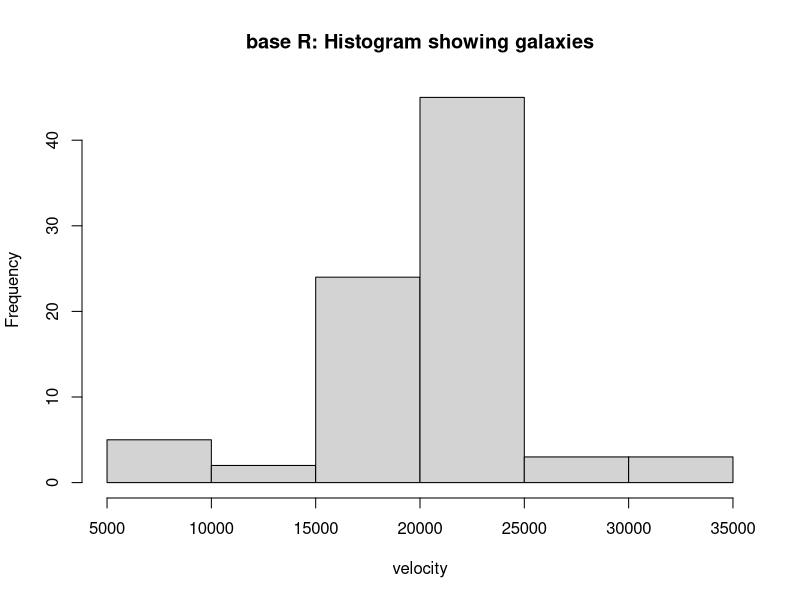
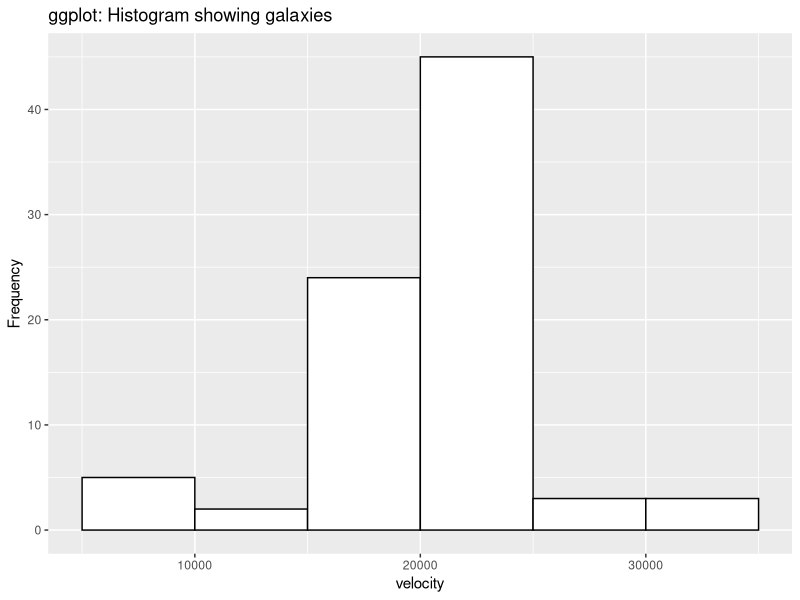
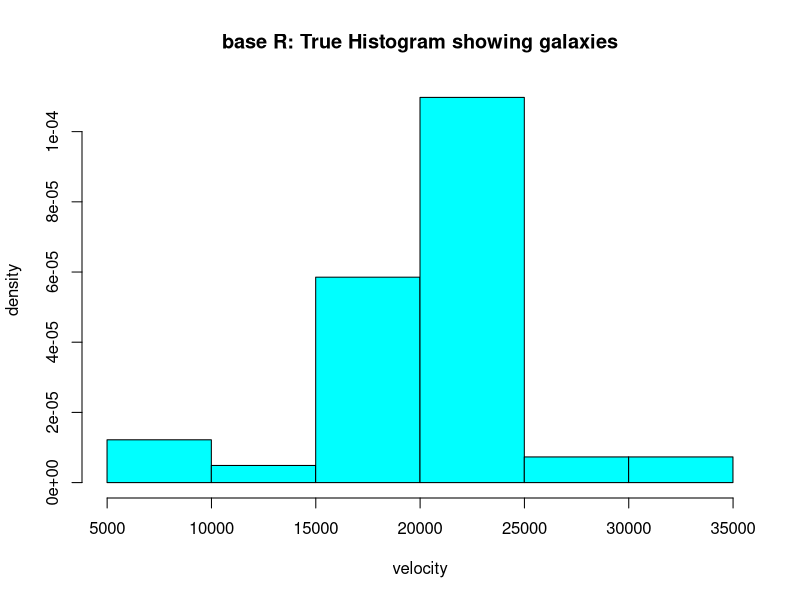
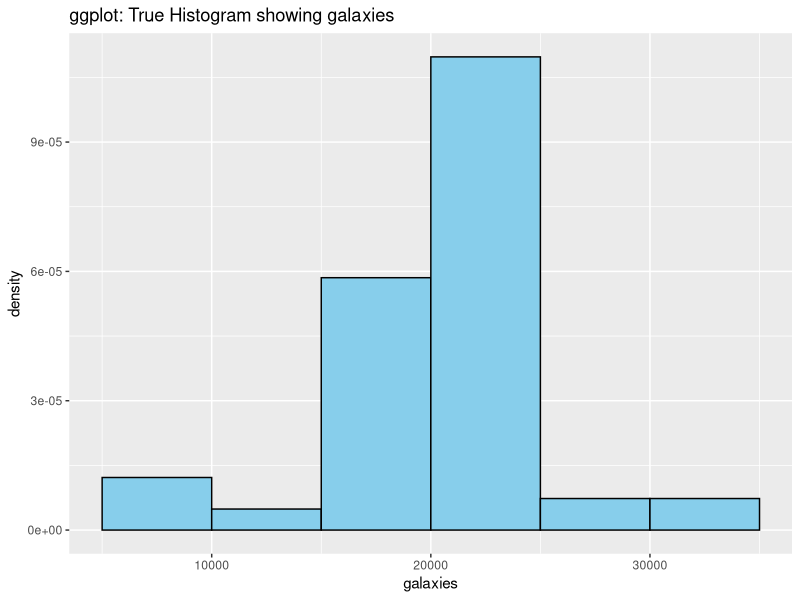
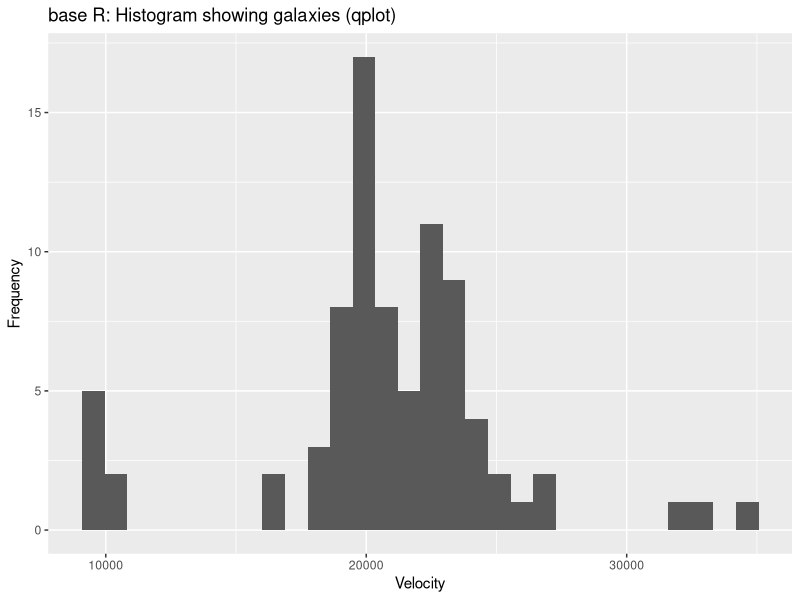
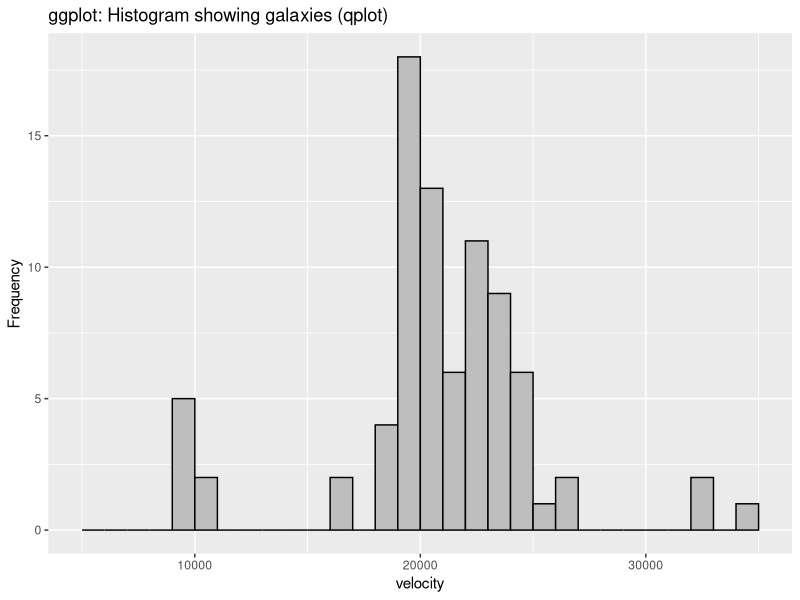
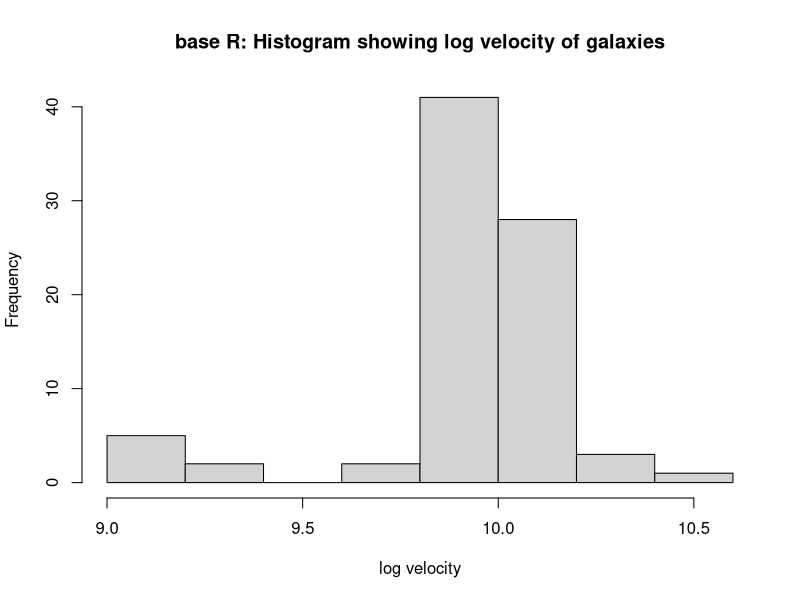
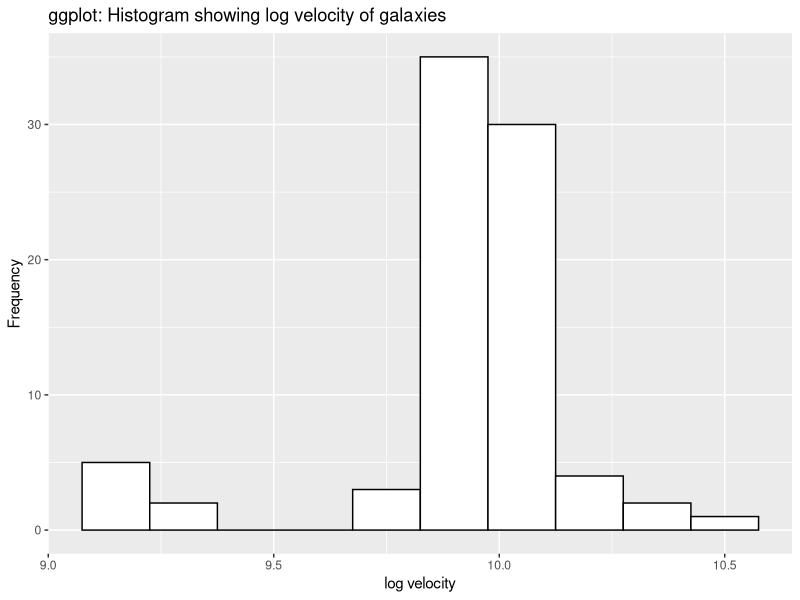

These figures' R source, in order:
## ---- chunk 1
library(MASS)
library(ggplot2)
# Load the data
data(galaxies)
# #set the vector of numeric velocities to dataframe
# galaxies <- as.data.frame(galaxies)
# #rename the single column in the galaxies dataframe to Velocity
# names(galaxies) <- 'Velocity'
# #replace the typo with the correct numeric value
# # galaxies[78,1] <- 26960
# #add the log velocity column
# galaxies <- galaxies %>%
#   mutate(loggalaxies = log(Velocity))

message("# 1a.", " ")

# histogram
message("Using hist and geom_histogram:", " ")
#set the figure position
# par(fig=c(0,1,0,1),new=T)
#draw the histogram
hist(galaxies,
     xlab = 'velocity',
     main = 'base R: Histogram showing galaxies',
     ylab = 'Frequency', freq = TRUE)

ggplot() + aes(galaxies) +
  geom_histogram(binwidth = 5000, breaks = c(seq(5000, 35000, 5000)), boundary = NULL, fill = 'white', color = "black") +
  labs(title = 'ggplot: Histogram showing galaxies', x= "velocity", y = "Frequency")

# truehist
message("Using truehist and geom_histogram():", " ")
# par(fig=c(0,1,0,1),new=T)
#draw the histogram
truehist(galaxies,
         xlab = 'velocity',
         main = 'base R: True Histogram showing galaxies',
         ylab = 'density')
######### *****
# ggplot() + aes(galaxies) +
#   geom_histogram(binwidth = 5000, bins = 10, boundary = NULL, fill = 'skyblue', color = "black") +
#   labs(x = "velocity", title = 'ggplot: True Histogram showing galaxies') 

BINS <- 6
BREAKS <- seq(5000, 35000, length.out = BINS + 1)
BINWIDTH <- BREAKS[2] - BREAKS[1]
# Frequency
# ggplot() + aes(galaxies) + geom_histogram(binwidth = BINWIDTH, boundary = NULL, fill = 'skyblue', color = "black", closed = "left") 
# Density
ggplot() + aes(galaxies) + geom_histogram(aes(y = ..density..), binwidth = BINWIDTH, breaks = c(seq(5000, 35000, 5000)), boundary = NULL, fill = 'skyblue', color = "black", closed = "left") + 
labs(title = "ggplot: True Histogram showing galaxies")
######




# qplot
message("Using qplot:", " ")
qplot(galaxies) +
  labs(title='base R: Histogram showing galaxies (qplot)',
       x='Velocity',
       y='Frequency')


BINS <- 30
BREAKS <- seq(5000, 35000, length.out = BINS + 1)
BINWIDTH <- BREAKS[2] - BREAKS[1]
ggplot() + aes(galaxies) +
  geom_histogram(bins = BINS, breaks = BREAKS, binwidth = BINWIDTH, boundary = NULL, fill = 'grey', color = "black") +
  labs(x = "velocity", y= "Frequency", title = 'ggplot: Histogram showing galaxies (qplot)')


message("# 1b.", " ")

loggalaxies <- log(galaxies)
# histogram
message("Using hist and geom_histogram:", " ")
#set the figure position
# par(fig=c(0,1,0,1),new=T)
#draw the histogram
hist(loggalaxies,
     xlab = 'log velocity',
     main = 'base R: Histogram showing log velocity of galaxies',
     ylab = 'Frequency', freq = TRUE)


BINS <- 7
BREAKS <- seq(9, 10.5, length.out = BINS + 1)
BINWIDTH <- BREAKS[2] - BREAKS[1]
ggplot() + aes(loggalaxies) +
  geom_histogram(binwidth = .15, bins = 8, boundary = NULL, fill = 'white', color = "black") +
  labs(x = "log velocity", y = "Frequency", title = 'ggplot: Histogram showing log velocity of galaxies')

# truehist
message("Using truehist and geom_histogram():", " ")
# par(fig=c(0,1,0,1),new=T)
#draw the histogram
truehist(loggalaxies,
         xlab = 'log velocity of galaxies',
         main = 'base R: True Histogram of log velocity of galaxies',
         ylab = 'density')
######### *****
# ggplot() + aes(loggalaxies) +
#   geom_histogram(binwidth = 0.1, bins = 0.1, boundary = NULL, fill = 'skyblue', color = "black") +
#   labs(x = "log velocity", title = 'ggplot: True Histogram showing log velocity of galaxies') 

BINS <- 7
BREAKS <- seq(9, 10.5, length.out = BINS + 1)
BINWIDTH <- BREAKS[2] - BREAKS[1]
# ggplot() + aes(loggalaxies) + geom_histogram(binwidth = BINWIDTH, boundary = NULL, fill = 'skyblue', color = "black", closed = "left") # Frequency
ggplot() + aes(loggalaxies) + geom_histogram(aes(y = ..density..), binwidth = BINWIDTH, bins = BINS, breaks = BREAKS, boundary = NULL, fill = 'skyblue', color = "black", closed = "left") +
labs(title = "ggplot: True Histogram of log velocity of galaxies")

######


# qplot
message("Using qplot:", " ")
qplot(loggalaxies) +
  labs(title='base R: Histogram of log velocity of galaxies (qplot)',
       x='log velocity of Galaxies',
       y='Frequency')


ggplot() + aes(loggalaxies) +
  geom_histogram(bins = 30, boundary = NULL, fill = 'grey', color = "black") +
  labs(x = "log velocity", title = 'ggplot: Histogram showing log velocity of Galaxies (qplot)')

message ("# 1c.", " ")

truehist(galaxies,ymax=0.0002,col="blue", main="base R: Gaussian Over Smooth")
lines(density(galaxies,kernel="gaussian",bw=5000),col="red")

BINS <- 6
BREAKS <- seq(5000, 35000, length.out = BINS + 1)
BINWIDTH <- BREAKS[2] - BREAKS[1]
ggplot() +
  aes(galaxies) +
  geom_histogram(aes(y=..density..), bins = BINS, binwidth = BINWIDTH, breaks = BREAKS, boundary = NULL, fill = 'blue', color = "black", closed = "left") +
  stat_density(kernel = "gaussian", bw = 5000, fill = NA, col = "red") +
  labs(title = "ggplot: Gaussian Over Smooth")

truehist(galaxies,ymax=0.0002,col="blue", main="base R: Gaussian Under Smooth")
lines(density(galaxies,kernel="gaussian",bw=500),col="red")

BINS <- 6
# BREAKS <- seq(5000, 35000, length.out = BINS + 1)
# BINWIDTH <- BREAKS[2] - BREAKS[1]
ggplot() +
  aes(galaxies) +
  geom_histogram(aes(y=..density..), bins = BINS, binwidth = BINWIDTH, breaks = BREAKS, boundary = NULL, fill = 'blue', color = "black", closed = "left") +
  stat_density(kernel = "gaussian", bw = 500, fill = NA, col = "red") +
  labs(title = "ggplot: Gaussian Under Smooth")

truehist(galaxies,ymax=0.0002,col="blue", main="base R: Gaussian Best Appx")
lines(density(galaxies,kernel="gaussian",bw=1100),col="red")


BINS <- 6
BREAKS <- seq(5000, 35000, length.out = BINS + 1)
BINWIDTH <- BREAKS[2] - BREAKS[1]
ggplot() +
  aes(galaxies) +
  geom_histogram(aes(y=..density..), bins = BINS, binwidth = BINWIDTH, breaks = BREAKS, boundary = NULL, fill = 'blue', color = "black", closed = "left") +
  stat_density(kernel = "gaussian", bw = 1100, fill = NA, col = "red") +
  labs(title = "ggplot: Gaussian Best Appx")

truehist(galaxies,ymax=0.0002,col="green", ylab = "density", main="base R: Triangular Over Smooth")
lines(density(galaxies,kernel="triangular",bw=5000),col="red")

BINS <- 6
BREAKS <- seq(5000, 35000, length.out = BINS + 1)
BINWIDTH <- BREAKS[2] - BREAKS[1]
ggplot() +
  aes(galaxies) +
  geom_histogram(aes(y=..density..), bins = BINS, binwidth = BINWIDTH, breaks = BREAKS, boundary = NULL, fill = 'green', color = "black", closed = "left") +
  stat_density(kernel = "triangular", bw = 5000, fill = NA, col = "red") +
  labs(title = "ggplot: Triangular Over Smooth")

truehist(galaxies,ymax=0.0002,col="green", ylab= "density", main="base R: Triangular Under Smooth")
lines(density(galaxies,kernel="triangular",bw=500),col="red",main="Triangular_Under")

BINS <- 6
BREAKS <- seq(5000, 35000, length.out = BINS + 1)
BINWIDTH <- BREAKS[2] - BREAKS[1]
ggplot() +
  aes(galaxies) +
  geom_histogram(aes(y=..density..), bins = BINS, binwidth = BINWIDTH, breaks = BREAKS, boundary = NULL, fill = 'green', color = "black", closed = "left") +
  stat_density(kernel = "triangular", bw = 500, fill = NA, col = "red") +
  labs(title = "ggplot: Triangular Under Smooth")

truehist(galaxies,ymax=0.0002,col="green", ylab = "density", main="base R: Triangular Best Appx")
lines(density(galaxies,kernel="triangular",bw=1100), col="red",main="Triangular_Appx")

BINS <- 6
BREAKS <- seq(5000, 35000, length.out = BINS + 1)
BINWIDTH <- BREAKS[2] - BREAKS[1]
ggplot() +
  aes(galaxies) +
  geom_histogram(aes(y=..density..), bins = BINS, binwidth = BINWIDTH, breaks = BREAKS, boundary = NULL, fill = 'green', color = "black", closed = "left") +
  stat_density(kernel = "triangular", bw = 1100, fill = NA, col = "red") +
  labs(title = "ggplot: Triangular Best Appx")


# # hist(galaxies, xlab = "Waiting times (in min.)", ylab = "Frequency",
# # probability = TRUE, main = "Rectangular kernel", border = "gray")
# # lines(density(galaxies, bw = 5000, window = "gaussian"))
# # rug(galaxies)
# 
# #construct a stat density plot with ggplot2, adjust = 1 for less smoothing
# p1_g <- ggplot() +
#   stat_density(kernel='gaussian',adjust=1,aes(x=galaxies)) +
#   labs(title = 'Gaussian Kernal Density of Galaxy Velocity',
#        x = 'Galaxy Velocity',
#        y='Density Estimate')
# #construct a stat density plot with ggplot2, adjust = 2 for moderate smoothing
# p2_g <- ggplot() +
#   stat_density(kernel='gaussian',adjust=2,aes(x=galaxies)) +
#   labs(title = 'Gaussian Kernal Density of Galaxy Velocity',
#        x = 'Galaxy Velocity',
#        y='Density Estimate')
# #construct a stat density plot with ggplot2, adjust = 3 for over-smoothing
# p3_g <- ggplot() +
#   stat_density(kernel='gaussian',adjust=3,aes(x=galaxies$Velocity)) +
#   labs(title = 'Gaussian Kernal Density of Galaxy Velocity',
#        x = 'Galaxy Velocity',
#        y='Density Estimate')
# #construct a triangular stat density plot, adjust for less smoothing
# p1_t <- ggplot() +
#   stat_density(kernel='triangular',adjust=1,aes(x=galaxies$Velocity)) +
#   labs(title = 'Triangular Kernal Density of Galaxy Velocity',
#        x = 'Galaxy Velocity',
#        y='Density Estimate')
# #construct a triangular stat density plot, adjust for moderate smoothing
# p2_t <- ggplot() +
#   stat_density(kernel='triangular',adjust=2,aes(x=galaxies$Velocity)) +
#   labs(title = 'Triangular Kernal Density of Galaxy Velocity',
#        x = 'Galaxy Velocity',
#        y='Density Estimate')
# #construct a triangular stat density plot, adjust for over-smoothing
# p3_t <- ggplot() +
#   stat_density(kernel='triangular',adjust=3,aes(x=galaxies)) +
#   labs(title = 'Triangular Kernal Density of Galaxy Velocity',
#        x = 'Galaxy Velocity',
#        y='Density Estimate')


message("# 1e."," ")

# we can use:
library(mclust)
mod=Mclust(galaxies)
print(mod)

print(summary(mod, parameters = TRUE))


#pot the density plot of the model
# par(fig=c(0,1,0,1),new=T)
plot(mod,what="density")
title ("Density plot of the finite mixture model")

# BIC
mclustBIC(galaxies)
## ---- chunk 2
library(HSAUR3)
library(KernSmooth)
library(reshape2)
library(dplyr)

data(birthdeathrates)
head(birthdeathrates)
length(birthdeathrates)
nrow(birthdeathrates)

message ("# 2a", " ")

BDRd <- bkde2D(birthdeathrates, bandwidth = sapply(birthdeathrates, dpik))
contour(x=BDRd$x1, y=BDRd$x2, z=BDRd$fhat,
        main = "base R: Countour Scatterplot of Birth_Death_Rates",
        xlab="Birth Rates", 
        ylab="Death Rates",
        xlim =c(0,60), ylim = c(0,35))
points(birthdeathrates, pch=16, col="red")

ggplot(data=birthdeathrates,aes(birth,death)) + 
  geom_density2d(aes(colour=..level..)) + 
  scale_colour_gradient(low="green",high="red") + 
  theme_bw() +
  geom_point() +
  # geom_text(aes(label=ifelse(death >= 15 | birth >= 35,row.names(birthdeathrates),''),hjust=0, vjust=0)) +
  labs(title='ggplot: Countour Scatterplot of Birth_Death_Rates',
       x='Birth Rate',
       y='Death Rate') +
  scale_x_continuous(limits = c(0,60)) +
  scale_y_continuous(limits = c(0,35))

message("# 2c.", " ")

persp (x=BDRd$x1, y=BDRd$x2, z=BDRd$fhat,
       xlab="Birth Rates", 
       ylab="Death Rates",
       zlab="Estimated Density",
       theta=-35, axes=TRUE, box=TRUE, main = "Perspective plot for birthdeathrates data")

message("# 2d.", " ")
library(mclust)

mod <- Mclust(birthdeathrates)
mod
summary(mod, parameters = TRUE)
message("Value for mod$parameters$mean", " ")
sqrt(mod$parameters$variance$sigmasq)

BIC.data<- as.data.frame(mod$BIC[,])
BIC.data$NumComp<-rownames(BIC.data)
melted.BIC<- reshape2::melt(BIC.data, var.ids= "NumComp")

# length(levels(melted.BIC$variable))

par(mfrow=c(1,1), ask=FALSE)
# BIC
plot(mod, what="BIC", main = "base R: Plot of BIC")

ggplot(melted.BIC, aes(x=as.numeric(NumComp), y=value, colour=variable, group=variable))+
  scale_x_continuous("Number of Components")+
  scale_y_continuous("BIC")+
  scale_colour_hue("")+
  geom_point()+
  geom_line()+
  theme_bw() + 
  labs(title = "ggplot: BIC")

# uncertainty
par(mfrow=c(1,1), ask=FALSE)
plot(mod, what="uncertainty")
title(main = "base R: Plot of uncertainty")

birthdeathrates %>% mutate(uncertainty = mod$uncertainty,
                classification = factor(mod$classification)) %>% 
  ggplot(aes(birth, death, size = uncertainty, color = classification)) +
  geom_point() + 
  guides(size = guide_legend(), colour = "legend") + theme_classic() +
  stat_ellipse(level = 0.5, type = "t") + 
  labs(x = "birth", y = "death", title = "ggplot: Uncertainty")

# classification
par(mfrow=c(1,1), ask=FALSE)
plot(mod, what="classification")
title(main = "base R: Plot of classification")

birthdeathrates %>% mutate(uncertainty = mod$uncertainty,
                classification = factor(mod$classification)) %>% 
  ggplot(aes(birth, death, shape = classification, color = classification)) +
  geom_point() + 
  guides(size = guide_legend(), shape = guide_legend()) + theme_classic() +
  stat_ellipse(level = 0.5, type = "t") + 
  labs(x = "birth", y = "death", title = "ggplot: Plot of classification")

# density
par(mfrow=c(1,1), ask=FALSE)
plot(mod, what="density")
title(main = "base R: Plot of density")

ggplot(birthdeathrates, aes(x = birth, y = death)) +
  geom_point() +
  geom_density_2d() + 
  labs ( title = "ggplot: Plot of density")

## ---- chunk 3
data(schizophrenia)
#plot the schizophrenia data using stat_density within ggplot2, facet by gender
# par(fig=c(0,1,0,1),new=T)
ggplot(data=schizophrenia)+
  stat_density(kernel='gaussian',adjust=1,aes(age,fill=gender)) +
  facet_grid(gender~.) +
       labs(title = 'Density plot (gaussian) of Schizophrenia diagnosis data',
       x = "Diagnosis Age",
       y='Density Estimate') +
  scale_fill_manual( values = c("red","blue")) +
  theme(
        strip.background = element_blank(),
        strip.text.y = element_blank(),
        panel.background = element_blank()
        )

## ---- chunk 4
# par(fig=c(0,1,0,1),new=T)
ggplot(data=schizophrenia)+
  geom_histogram(aes(age,fill=gender)) +
  facet_grid(gender~.) +
  labs(title = 'Histogram of Schizophrenia Diagnosis by Gender',
       x = 'Age of diagnosis',
       y='Frequency') +
scale_fill_manual( values = c("red","blue")) +
# scale_color_brewer(palette = "Set2") +
  theme(
        strip.background = element_blank(),
        strip.text.y = element_blank(),
        panel.background = element_blank()
        )
## ---- chunk 5
setMen <- subset(schizophrenia, gender=="male")$age
setWmn <- subset(schizophrenia, gender!="male")$age

par(mfrow=c(1,1))
hist (schizophrenia$age, xlab="Age", ylab="Density", main="Distribution of Schizophrenia Onset by Age", freq=FALSE, ylim=c(0,.075), border=4)
lines(density(setMen), col=1, )
lines(density(setWmn), col=2)
legend(40, 0.05, legend=c("Female", "Male"),
       col=c(1,2), lty=c(1,1), cex=0.8)
## ---- chunk 6
head(schizophrenia)
onset=schizophrenia
male=subset(onset,gender=="male")
female=subset(onset,gender=="female")
message("
Mclust Data
        ","")
mod_male=Mclust(male$age)
mod_female=Mclust(female$age)
# par(mfrow=c(2,2))
plot(mod_male, what = "BIC")
title(main='BIC Of schizophrenia for male')
plot(mod_female, what = "BIC")
title(main='BIC Of schizophrenia for female')

message("Male
        ","")
print(mod_male)
print(summary(mod_male, parameters = TRUE))
# print(mod_male$parameters)
message("FeMale
        ","")
print(mod_female)
print(summary(mod_female, parameters = TRUE))
# print(mod_female$parameters)

# male group mean
message(paste0("Male Group mean is 0.51*20.23+(1-0.51)*27.75 = ", 0.51*20.23+(1-0.51)*27.75))
# Female group mean
message(paste0("Female Group mean is 0.746*24.93+(1-0.747)*46.85 = ", 0.746*24.93+(1-0.747)*46.85))
